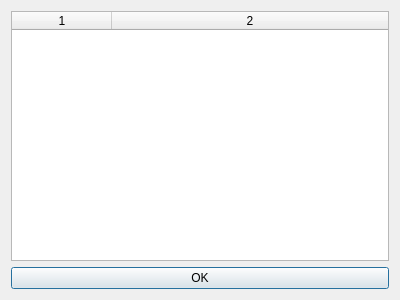
<?xml version="1.0" encoding="UTF-8"?>
<ui version="4.0">
 <class>InvoiceNumberFormatExamplesDialog</class>
 <widget class="QDialog" name="InvoiceNumberFormatExamplesDialog">
  <property name="geometry">
   <rect>
    <x>0</x>
    <y>0</y>
    <width>400</width>
    <height>300</height>
   </rect>
  </property>
  <property name="windowTitle">
   <string>Przykładowa numeracja faktur</string>
  </property>
  <layout class="QVBoxLayout" name="verticalLayout">
   <item>
    <widget class="QTableWidget" name="tableWidgetMain">
     <property name="columnCount">
      <number>2</number>
     </property>
     <attribute name="horizontalHeaderStretchLastSection">
      <bool>true</bool>
     </attribute>
     <column/>
     <column/>
    </widget>
   </item>
   <item>
    <widget class="QPushButton" name="pushButtonOK">
     <property name="text">
      <string>OK</string>
     </property>
     <property name="default">
      <bool>true</bool>
     </property>
    </widget>
   </item>
  </layout>
 </widget>
 <resources/>
 <connections>
  <connection>
   <sender>pushButtonOK</sender>
   <signal>clicked()</signal>
   <receiver>InvoiceNumberFormatExamplesDialog</receiver>
   <slot>accept()</slot>
   <hints>
    <hint type="sourcelabel">
     <x>199</x>
     <y>277</y>
    </hint>
    <hint type="destinationlabel">
     <x>199</x>
     <y>149</y>
    </hint>
   </hints>
  </connection>
 </connections>
</ui>
